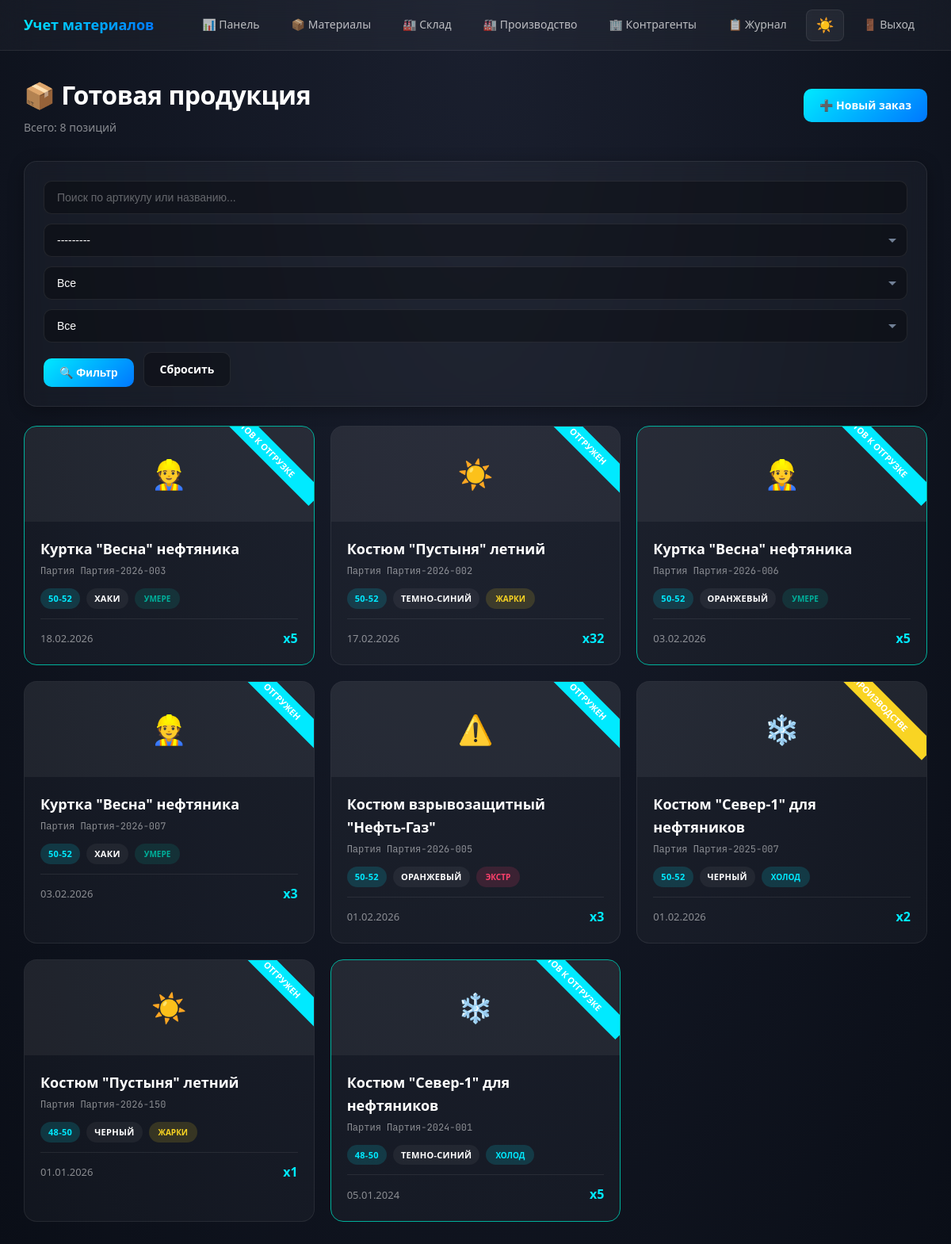
/production/products/ (signed in), run on the app's committed database.
### production/models.py (models this page shows, shortened)
class Product(models.Model):
    STATUS_CHOICES = [
        ('in_production', 'В производстве'),
        ('quality_check', 'Проверка качества'),
        ('ready', 'Готов к отгрузке'),
        ('shipped', 'Отгружен'),
    ]
    template = models.ForeignKey(ProductTemplate, on_delete=models.CASCADE, related_name='products')
    batch_number = models.CharField(max_length=50, unique=True, help_text="Номер партии производства")
    size = models.CharField(max_length=20)
    color = models.CharField(max_length=50)
    serial_number = models.CharField(max_length=100, unique=True, blank=True, null=True)
    quantity_produced = models.PositiveIntegerField(default=1)
    production_date = models.DateField()
    produced_by = models.ForeignKey(User, on_delete=models.SET_NULL, null=True, related_name='produced_products')
    status = models.CharField(max_length=20, choices=STATUS_CHOICES, default='in_production')
    warehouse_location = models.CharField(max_length=50, blank=True, help_text="Место хранения на складе готовой продукции")
    material_cost = models.DecimalField(max_digits=12, decimal_places=2, default=0)
    labor_cost = models.DecimalField(max_digits=12, decimal_places=2, default=0)
    total_cost = models.DecimalField(max_digits=12, decimal_places=2, default=0)
    markup_percent = models.DecimalField(
        max_digits=5,
        decimal_places=2,
        default=20.00,
        verbose_name="Наценка %",
        help_text="Процент наценки на готовую продукцию"
    )
    selling_price = models.DecimalField(
        max_digits=12,
        decimal_places=2,
        default=0,
        verbose_name="Цена продажи за штуку",
        help_text="Цена с учетом наценки"
    )
    created_at = models.DateTimeField(auto_now_add=True)
    updated_at = models.DateTimeField(auto_now=True)
    class Meta:
        ordering = ['-production_date', 'batch_number']
        verbose_name = 'Готовая продукция'
        verbose_name_plural = 'Готовая продукция'

class ProductTemplate(models.Model):
    PROTECTION_LEVELS = [
        ('basic', 'Базовая защита'),
        ('standard', 'Стандартная защита'),
        ('high', 'Повышенная защита'),
        ('max', 'Максимальная защита'),
    ]
    name = models.CharField(max_length=255, help_text="Например: Костюм нефтяника зимний")
    article = models.CharField(max_length=100, unique=True)
    category = models.ForeignKey(ProductCategory, on_delete=models.CASCADE, related_name='templates')
    protection_level = models.CharField(max_length=20, choices=PROTECTION_LEVELS, default='standard')
    description = models.TextField(blank=True)
    weight_kg = models.FloatField(validators=[MinValueValidator(0)], help_text="Вес комплекта в кг")
    sizes_available = models.CharField(max_length=255, default="44-46, 48-50, 52-54, 56-58, 60-62")
    colors_available = models.CharField(max_length=255, default="Темно-синий, Оранжевый, Красный")
    image = models.ImageField(upload_to='products/templates/', blank=True, null=True)
    technical_drawing = models.ImageField(upload_to='products/drawings/', blank=True, null=True)
    created_at = models.DateTimeField(auto_now_add=True)
    is_active = models.BooleanField(default=True)
    class Meta:
        ordering = ['category', 'name']
        verbose_name = 'Шаблон изделия'
        verbose_name_plural = 'Шаблоны изделий'

class ProductCategory(models.Model):
    CLIMATE_CHOICES = [
        ('cold', 'Холодный климат (зима)'),
        ('moderate', 'Умеренный климат (демисезон)'),
        ('hot', 'Жаркий климат (лето)'),
        ('extreme', 'Экстремальные условия'),
    ]
    name = models.CharField(max_length=100)
    climate_type = models.CharField(max_length=20, choices=CLIMATE_CHOICES)
    description = models.TextField(blank=True)
    temperature_range = models.CharField(max_length=50, help_text="Например: от -40°C до -20°C")
    class Meta:
        verbose_name = 'Категория спецодежды'
        verbose_name_plural = 'Категории спецодежды'
        ordering = ['climate_type', 'name']
    def __str__(self):
        return f"{self.get_climate_type_display()} — {self.name}"

### production/views.py (the view, shortened to what this page needs)
# urls.py: path('products/', views.product_list, name='product_list'),
@login_required
def product_list(request):
    queryset = Product.objects.select_related('template', 'template__category').all()
    form = ProductFilterForm(request.GET)
    if form.is_valid():
        if form.cleaned_data['category']:
            queryset = queryset.filter(template__category=form.cleaned_data['category'])
        if form.cleaned_data['climate']:
            queryset = queryset.filter(template__category__climate_type=form.cleaned_data['climate'])
        if form.cleaned_data['status']:
            queryset = queryset.filter(status=form.cleaned_data['status'])
    paginator = Paginator(queryset.order_by('-production_date'), 12)
    page = request.GET.get('page')
    products = paginator.get_page(page)
    return render(request, 'production/product_list.html', {
        'products': products,
        'filter_form': form,
        'total_count': queryset.count(),
    })

### production/forms.py
class ProductFilterForm(forms.Form):
    category = forms.ModelChoiceField(
        queryset=ProductCategory.objects.all(),
        required=False,
        widget=forms.Select(attrs={'class': 'form-control'}),
        label="Категория"
    )
    climate = forms.ChoiceField(
        choices=[('', 'Все')] + ProductCategory.CLIMATE_CHOICES,
        required=False,
        widget=forms.Select(attrs={'class': 'form-control'}),
        label="Климат"
    )
    status = forms.ChoiceField(
        choices=[('', 'Все')] + Product.STATUS_CHOICES,
        required=False,
        widget=forms.Select(attrs={'class': 'form-control'}),
        label="Статус"
    )
    search = forms.CharField(
        required=False,
        widget=forms.TextInput(attrs={'class': 'form-control', 'placeholder': 'Поиск по артикулу или названию...'}),
        label="Поиск"
    )

### production/templates/production/product_list.html (shortened to what this page needs)
{% extends "production/base_production.html" %}
{% block content %}
<div class="page-header">
    <div>
        <h1 class="page-title">📦 Готовая продукция</h1>
        <p class="page-subtitle">Всего: {{ total_count }} позиций</p>
    </div>
    <a href="{% url 'production_order_create' %}" class="btn btn-primary">➕ Новый заказ</a>
</div>
<div class="card mb-3">
    <form method="get" class="filter-bar">
        {{ filter_form.search }}
        {{ filter_form.category }}
        {{ filter_form.climate }}
        {{ filter_form.status }}
        <button type="submit" class="btn btn-primary">🔍 Фильтр</button>
        <a href="{% url 'product_list' %}" class="btn btn-secondary">Сбросить</a>
    </form>
</div>
{% if products %}
<div class="materials-grid">
    {% for product in products %}
    <a href="{% url 'product_detail' product.id %}" class="material-card production-card"
       data-status="{{ product.get_status_display }}"
       style="{% if product.status == 'ready' %}border-color: var(--success);{% endif %}">
        <div class="material-image-placeholder" style="height: 120px; font-size: 36px;">
            {% if product.template.category.climate_type == 'cold' %}❄️
            {% elif product.template.category.climate_type == 'hot' %}☀️
            {% elif product.template.category.climate_type == 'extreme' %}⚠️
            {% else %}👷{% endif %}
        </div>
        <div class="material-body">
            <div class="material-header">
                <div>
                    <div class="material-title">{{ product.template.name }}</div>
                    <div class="material-article">Партия {{ product.batch_number }}</div>
                </div>
            </div>
            <div style="margin: 12px 0; display: flex; gap: 8px; flex-wrap: wrap;">
                <span class="badge badge-primary">{{ product.size }}</span>
                <span class="badge" style="background: var(--bg-hover);">{{ product.color }}</span>
                <span class="climate-badge climate-{{ product.template.category.climate_type }}" style="font-size: 10px;">
                    {{ product.template.category.get_climate_type_display|slice:":5" }}
                </span>
            </div>
            <div style="display: flex; justify-content: space-between; align-items: center; margin-top: 12px; padding-top: 12px; border-top: 1px solid var(--border);">
                <span style="font-size: 13px; color: var(--text-muted);">
                    {{ product.production_date|date:"d.m.Y" }}
                </span>
                <span style="font-weight: 600; color: var(--primary);">
                    x{{ product.quantity_produced }}
                </span>
            </div>
        </div>
    </a>
    {% endfor %}
</div>
{% endif %}
{% endblock %}

### static/css/style.css (style rules this page uses)
:root { --primary: #00eaff; --primary-dark: #0077ff; --danger: #ff416c; --warning: #f9d423; --success: #00b09b; --info: #00eaff; --bg-body: #0a0e17; --bg-card: rgba(255, 255, 255, 0.03); --bg-input: rgba(0, 0, 0, 0.3); --bg-hover: rgba(255, 255, 255, 0.05); --border: rgba(255, 255, 255, 0.08); --border-focus: rgba(0, 234, 255, 0.4); --text-primary: #ffffff; --text-secondary: rgba(255, 255, 255, 0.7); --text-muted: rgba(255, 255, 255, 0.5); --shadow: 0 4px 20px rgba(0, 0, 0, 0.3); --shadow-glow: 0 0 20px rgba(0, 234, 255, 0.3); --gradient-body: radial-gradient(ellipse at top, #1a1f2e 0%, #0a0e17 100%); --gradient-primary: linear-gradient(135deg, #00eaff 0%, #0077ff 100%); --gradient-danger: linear-gradient(135deg, #ff416c 0%, #ff4b2b 100%); }
* { margin: 0; padding: 0; box-sizing: border-box; }
html { font-size: 16px; scroll-behavior: smooth; }
body { font-family: 'Segoe UI', system-ui, -apple-system, BlinkMacSystemFont, sans-serif; background: var(--gradient-body); background-attachment: fixed; color: var(--text-primary); min-height: 100vh; line-height: 1.6; transition: background 0.3s ease, color 0.3s ease; }
body, div, span, p, h1, h2, h3, h4, h5, h6, label, input, textarea, select, button, a, li, td, th, strong, em, small { color: var(--text-primary); }
.page-header { display: flex; justify-content: space-between; align-items: center; margin-bottom: 30px; flex-wrap: wrap; gap: 16px; }
.page-title { font-size: 32px; font-weight: 700; letter-spacing: -0.5px; color: var(--text-primary); }
.page-subtitle { color: var(--text-muted); margin-top: 5px; font-size: 14px; }
.card { background: var(--bg-card); border: 1px solid var(--border); border-radius: 16px; padding: 24px; backdrop-filter: blur(10px); -webkit-backdrop-filter: blur(10px); transition: all 0.3s ease; box-shadow: var(--shadow); }
.materials-grid { display: grid; grid-template-columns: repeat(auto-fill, minmax(300px, 1fr)); gap: 20px; margin-bottom: 30px; }
.material-card { background: var(--bg-card); border: 1px solid var(--border); border-radius: 16px; overflow: hidden; transition: all 0.3s ease; text-decoration: none; display: block; }
.material-image-placeholder { width: 100%; height: 160px; display: flex; align-items: center; justify-content: center; font-size: 48px; background: var(--bg-hover); }
.material-body { padding: 20px; }
.material-header { display: flex; justify-content: space-between; align-items: flex-start; margin-bottom: 12px; }
.material-title { font-size: 18px; font-weight: 600; margin-bottom: 4px; color: var(--text-primary); }
.material-article { font-size: 12px; color: var(--text-muted); font-family: 'JetBrains Mono', monospace; }
.badge { display: inline-flex; align-items: center; padding: 4px 10px; border-radius: 20px; font-size: 11px; font-weight: 600; text-transform: uppercase; letter-spacing: 0.3px; }
.badge-primary { background: rgba(0, 234, 255, 0.15); color: var(--primary); }
.btn { display: inline-flex; align-items: center; justify-content: center; gap: 8px; padding: 10px 20px; border-radius: 10px; font-size: 14px; font-weight: 600; border: none; cursor: pointer; transition: all 0.3s ease; text-decoration: none; white-space: nowrap; }
.btn-primary { background: var(--gradient-primary); color: white; }
.btn-secondary { background: var(--bg-input); color: var(--text-primary); border: 1px solid var(--border); }
.form-control { width: 100%; padding: 12px 16px; background: var(--bg-input); border: 1px solid var(--border); border-radius: 10px; color: var(--text-primary); font-size: 14px; transition: all 0.3s ease; }
.form-control::placeholder { color: var(--text-muted); opacity: 0.7; }
select.form-control { appearance: none; background-repeat: no-repeat; background-position: right 12px center; padding-right: 36px; }
.filter-bar { display: flex; gap: 12px; flex-wrap: wrap; align-items: flex-end; }
.mb-3 { margin-bottom: 24px; }
[data-theme="dark"] select.form-control, select.form-control { background-repeat: no-repeat; background-position: right 12px center; background-size: 12px; -webkit-appearance: none; -moz-appearance: none; appearance: none; padding-right: 36px; }

### data on the page
Product: template.name "Куртка \"Весна\" нефтяника", batch_number "Партия-2026-003", size "50-52", color "ХАКИ", template.category.climate_type "УМЕРЕ", production_date "18.02.2026", quantity_produced "5"
Product: template.name "Костюм \"Пустыня\" летний", batch_number "Партия-2026-002", size "50-52", color "ТЕМНО-СИНИЙ", template.category.climate_type "ЖАРКИ", production_date "17.02.2026", quantity_produced "32"
Product: template.name "Куртка \"Весна\" нефтяника", batch_number "Партия-2026-006", size "50-52", color "ОРАНЖЕВЫЙ", template.category.climate_type "УМЕРЕ", production_date "03.02.2026", quantity_produced "5"
Product: template.name "Куртка \"Весна\" нефтяника", batch_number "Партия-2026-007", size "50-52", color "ХАКИ", template.category.climate_type "УМЕРЕ", production_date "03.02.2026", quantity_produced "3"
Product: template.name "Костюм взрывозащитный \"Нефть-Газ\"", batch_number "Партия-2026-005", size "50-52", color "ОРАНЖЕВЫЙ", template.category.climate_type "ЭКСТР", production_date "01.02.2026", quantity_produced "3"
Product: template.name "Костюм \"Север-1\" для нефтяников", batch_number "Партия-2025-007", size "50-52", color "ЧЕРНЫЙ", template.category.climate_type "ХОЛОД", production_date "01.02.2026", quantity_produced "2"
Product: template.name "Костюм \"Пустыня\" летний", batch_number "Партия-2026-150", size "48-50", color "ЧЕРНЫЙ", template.category.climate_type "ЖАРКИ", production_date "01.01.2026", quantity_produced "1"
Product: template.name "Костюм \"Север-1\" для нефтяников", batch_number "Партия-2024-001", size "48-50", color "ТЕМНО-СИНИЙ", template.category.climate_type "ХОЛОД", production_date "05.01.2024", quantity_produced "5"

### other printed values
{{ total_count }} "8"
